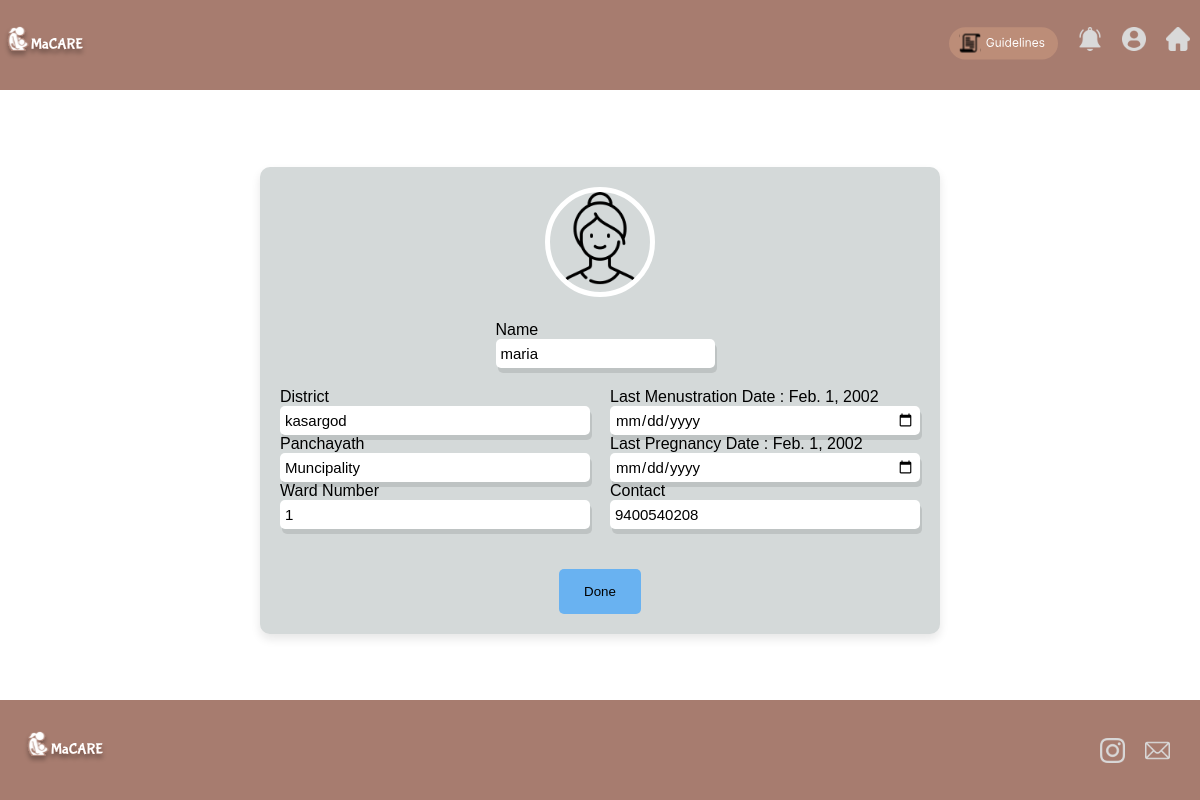
/wupdate/ (signed in), run on an earlier commit of the app's database.
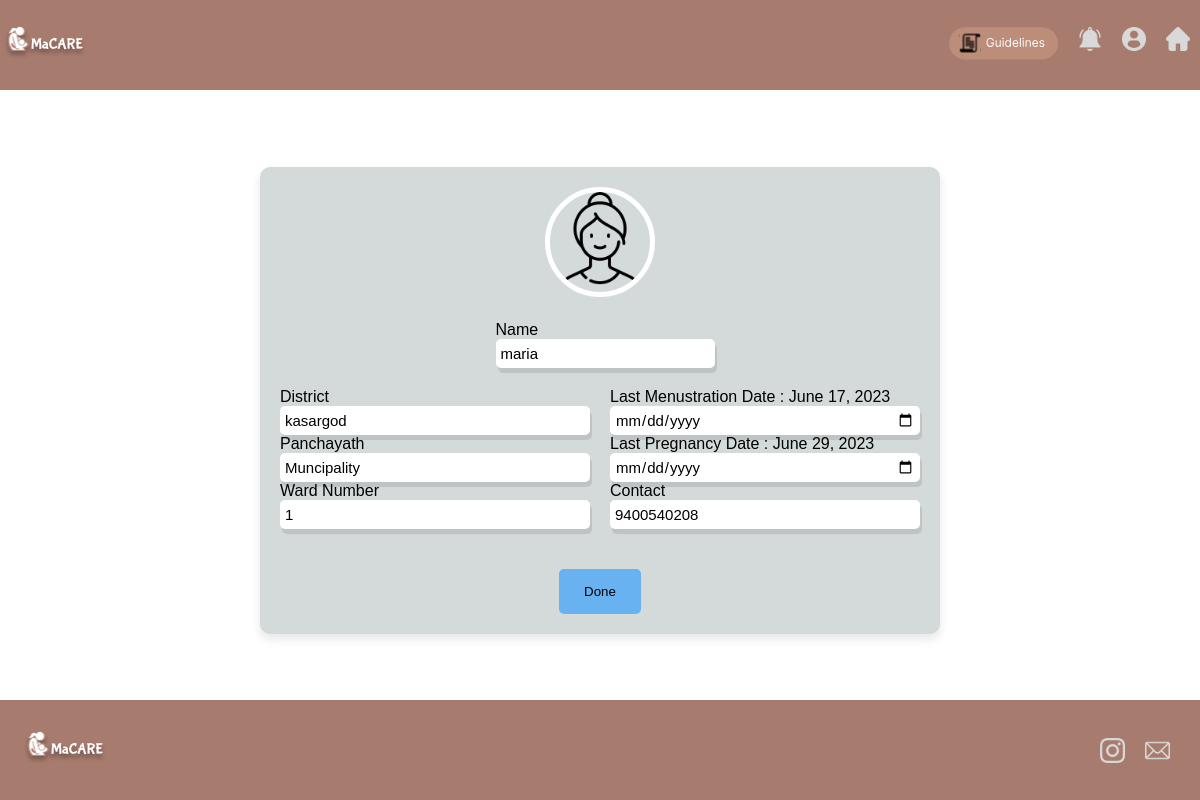
And on a later commit of the database.
### macares/models.py (models this page shows, shortened)
class User(models.Model):
    uid=models.AutoField(primary_key=True)
    email = models.EmailField(unique=True)
    name = models.CharField(max_length=20)
    password = models.CharField(max_length=20)
    age=models.IntegerField(default='10')
    yesno=models.CharField(max_length=3)
    district=models.CharField(max_length=50)
    wardno=models.IntegerField()
    phone=models.IntegerField()
    cmp = models.CharField(max_length=20)
    occupation = models.CharField(max_length=20)
    ashaid = models.IntegerField(default='0')
    lastmen = models.DateField(settings.DATE_FORMAT,default="2002-02-01")
    lastpg = models.DateField(settings.DATE_FORMAT,default="2002-02-01")
    bg = models.CharField(max_length=20,default="A+")
    rchid=models.IntegerField(default='0')

### macares/views.py (the view, shortened to what this page needs)
# urls.py: path('wupdate/',wupdate,name='wupdate'),
def wupdate(request):
    if 'email' in request.session:
        users = User.objects.get(email=request.session['email'])
        my_dict = {
            'name': users.name,
            'email': users.email,
            'wardno': users.wardno,
            'district': users.district,
            'phone': users.phone,
            'panchayath': users.cmp,
            'lastmen': users.lastmen,
            'lastpg': users.lastpg,
        }
        user = User.objects.get(email=request.session['email'])
        return render(request, 'wupdate.html', {'my_dict': my_dict})
    else:
        data = {'status': 'You need to login first'}
        return render(request, 'ashalogin.html', context=data)

### macares/templates/wupdate.html (shortened to what this page needs)
{% extends 'baseWomen.html' %}
{% block style %}
<link rel="stylesheet" href="../static/css/wupdate.css">
{% endblock %}
{% block content %}
<form action="{% url 'wupdate' %}" method="post">
    <div class="wupdates-wrapper">
        <div style="display: flex; align-items: center; justify-content: center; ">
            <div class="contentWrapper">
                <div class="img-circle text-center mb-3">
                    <img src="../static/images/mother.png" alt="Image" class="shadow">
                </div>
                <div>
                    <p>Name</p>
                    <input style="width: 100%" type="text" placeholder="   " value="{{my_dict.name}}" name="new_name">
                </div>
                <div class="new">
                    <div>
                        <p>District</p>
                        <input type="text" placeholder="   District" name="newdistric" value="{{my_dict.district}}">
                        <p>Panchayath</p>
                        <input type="text" placeholder="   Panchayath" name="newpanchayath"
                            value="{{my_dict.panchayath}}">
                        <p>Ward Number</p>
                        <input type="text" placeholder="   Ward Number" name="newwardno" value="{{my_dict.wardno}}">
                    </div>
                    <div>
                        <p>Last Menustration Date : {{my_dict.lastmen}} </p>
                        <input type="date" placeholder="   Last Menustration Date" name="newlastmen"
                            value="{{my_dict.lastmen}}">
                        <p>Last Pregnancy Date : {{my_dict.lastpg}}</p>
                        <input type="date" placeholder="   Date" name="newlastpg" value="{{my_dict.lastpg}}">
                        <p>Contact</p>
                        <input type="number" placeholder="   Contact" name="newphone" value="{{my_dict.phone}}">
                    </div>
                </div>
                <div style="display: flex; gap: 5px; padding-top: 20px;">
                    <a>
                        <button class="button-71" role="button" type="submit">Done</button>
                    </a>
                </div>
            </div>
        </div>
    </div>
</form>
{% endblock %}

What changed in the data, as far as the page shows it:
changed User "maria": lastmen "Feb. 1, 2002" → "June 17, 2023"; lastpg "Feb. 1, 2002" → "June 29, 2023"
